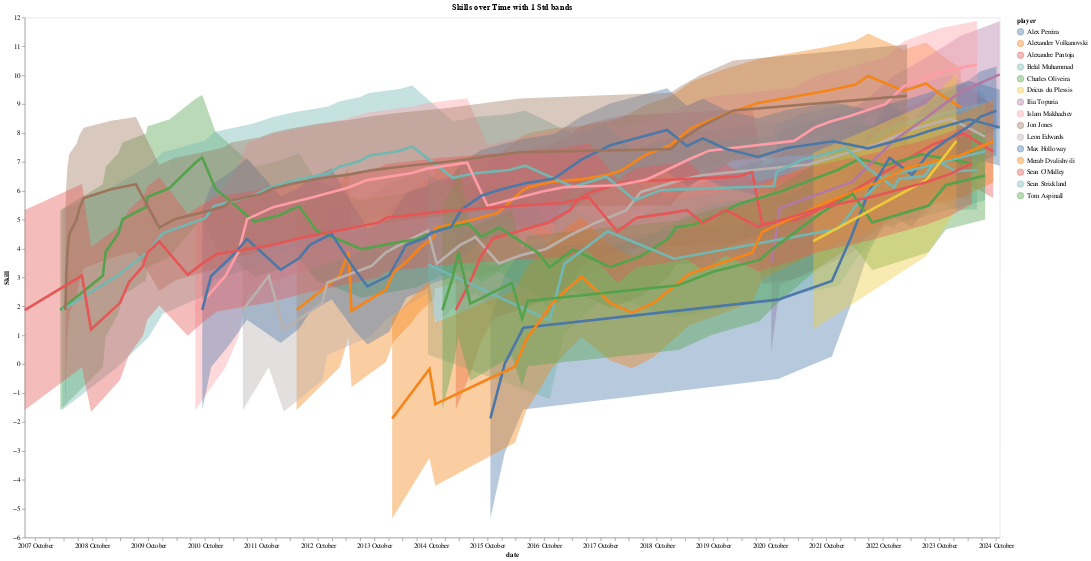

Source (notebook cell):
### Code cell
self.plot_player_skills(players = top_fighters_online, width=1500, burnin=0)

### Figure 1 — Vega-Lite specification as saved in the notebook (floating-point values rounded to 4 significant figures; data arrays with more than 128 entries replaced by an {"elided": "..."} marker saying what was removed)
{"config": {"view": {"continuousWidth": 300, "continuousHeight": 300}, "axis": {"grid": false}}, "layer": [{"mark": {"type": "area", "opacity": 0.4}, "encoding": {"color": {"field": "player", "type": "nominal"}, "x": {"field": "date", "type": "temporal"}, "y": {"field": "lower", "type": "quantitative"}, "y2": {"field": "upper"}}}, {"mark": {"type": "line", "strokeWidth": 4}, "encoding": {"color": {"field": "player", "scale": {"scheme": "tableau10"}, "sort": ["Islam Makhachev", "Alex Pereira", "Jon Jones", "Ilia Topuria", "Belal Muhammad", "Dricus du Plessis", "Merab Dvalishvili", "Tom Aspinall", "Leon Edwards", "Alexander Volkanovski", "Max Holloway", "Alexandre Pantoja", "Sean O'Malley", "Sean Strickland", "Charles Oliveira"], "type": "nominal"}, "x": {"axis": {"format": "%Y %B"}, "field": "date", "type": "temporal"}, "y": {"field": "mu", "scale": {"zero": false}, "title": "Skill", "type": "quantitative"}}}], "data": {"name": "data-3dfee040937b18da992b4802f626aed2"}, "height": 800, "title": "Skills over Time with 1 Std bands", "width": 1500, "$schema": "https://vega.github.io/schema/vega-lite/v5.20.1.json", "datasets": {"data-3dfee040937b18da992b4802f626aed2": {"elided": "345 records"}}}
